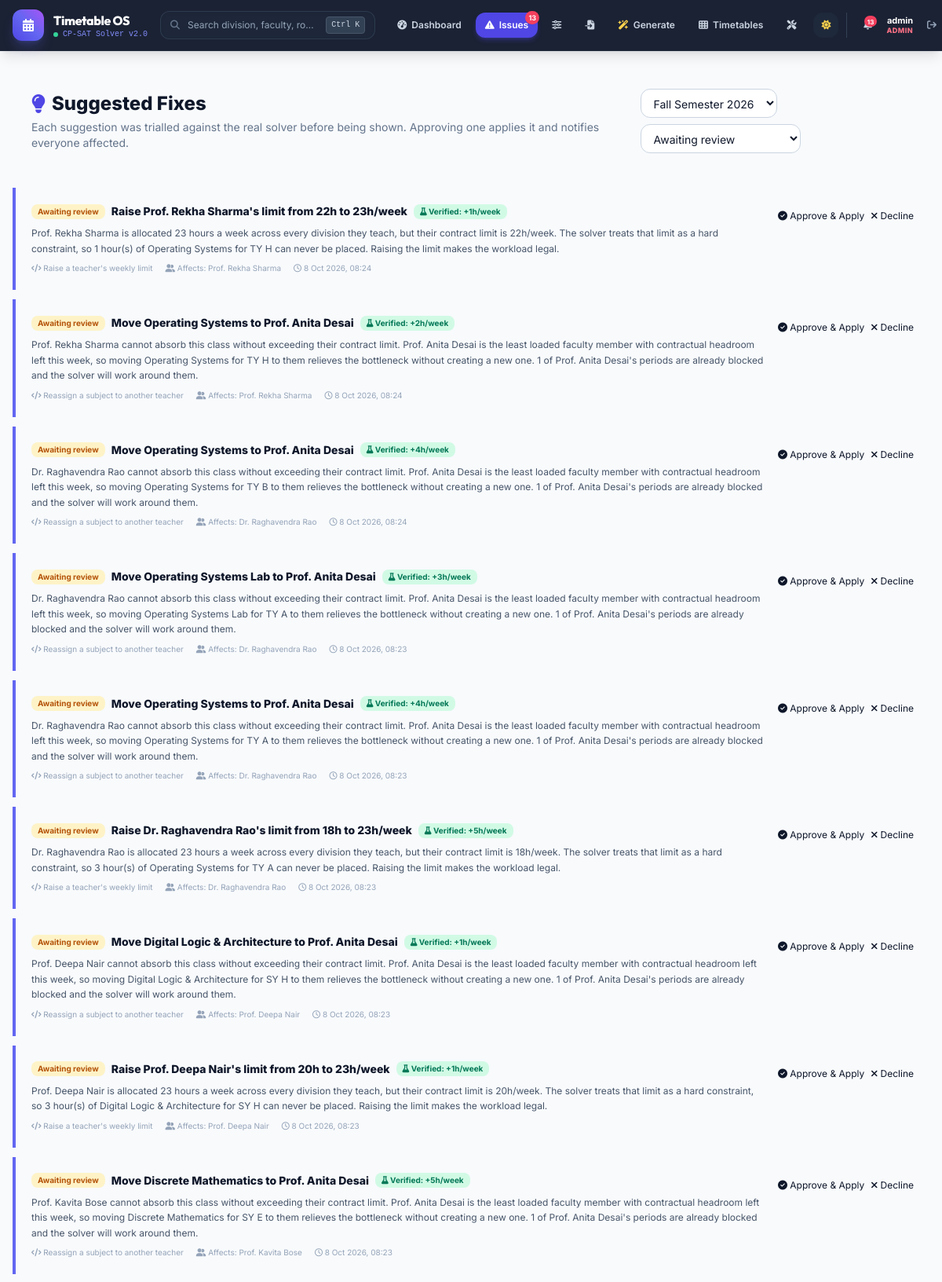
The app's page /proposals/ (signed in, upper part) with its own data.
### scheduler/models.py (models this page shows, shortened)
class ProposedChange(models.Model):
    KIND_CHOICES = [
        ('ADD_ROOM', 'Add a room'),
        ('RAISE_TEACHER_LIMIT', 'Raise a teacher\'s weekly limit'),
        ('REASSIGN_TEACHER', 'Reassign a subject to another teacher'),
        ('REDUCE_HOURS', 'Reduce weekly hours'),
        ('APPLY_PREFERENCES', 'Apply timetable preferences'),
        ('RELAX_UNAVAILABILITY', 'Relax teacher unavailability'),
    ]
    STATUS_CHOICES = [
        ('PENDING', 'Awaiting review'),
        ('APPROVED', 'Approved'),
        ('APPLIED', 'Applied and verified'),
        ('REJECTED', 'Rejected'),
        ('FAILED', 'Applied but did not help'),
    ]
    semester = models.ForeignKey(
        Semester, on_delete=models.CASCADE, related_name='proposals'
    )
    issue = models.ForeignKey(
        SchedulingIssue, null=True, blank=True, on_delete=models.SET_NULL,
        related_name='proposals',
    )
    kind = models.CharField(max_length=32, choices=KIND_CHOICES)
    title = models.CharField(max_length=200)
    rationale = models.TextField(
        help_text='Why the engine believes this will resolve the problem.'
    )
    expected_effect = models.CharField(max_length=300, blank=True)
    payload = models.JSONField(default=dict)
    status = models.CharField(max_length=16, choices=STATUS_CHOICES, default='PENDING')
    verified_gain_hours = models.IntegerField(
        default=0, blank=True, null=True,
        help_text='Hours recovered when the remedy was trialled in a sandbox.',
    )
    result_note = models.TextField(blank=True)
    created_at = models.DateTimeField(auto_now_add=True)
    reviewed_at = models.DateTimeField(null=True, blank=True)
    reviewed_by = models.ForeignKey(
        settings.AUTH_USER_MODEL, null=True, blank=True,
        on_delete=models.SET_NULL, related_name='reviewed_proposals',
    )
    class Meta:
        ordering = ['-created_at']
    @property
    def is_actionable(self):
        return self.status == 'PENDING'
    def affected_people(self):
        payload = self.payload or {}
        if self.kind == 'ADD_ROOM':
            return 'All divisions needing a larger room'
        if self.kind == 'RAISE_TEACHER_LIMIT':
            return payload.get('teacher_name', 'the teacher')
        if self.kind == 'REASSIGN_TEACHER':
            return payload.get('previous_teacher', 'the teacher')

### scheduler/views.py (the view)
# urls.py: path('proposals/', views.proposal_list_view, name='proposal_list'),
@admin_required
def proposal_list_view(request):
    semesters, semester = _selected_semester(request)
    queryset = ProposedChange.objects.select_related(
        "semester", "issue__assignment__division", "issue__assignment__subject", "reviewed_by"
    )
    if semester:
        queryset = queryset.filter(semester=semester)
    status = request.GET.get("status") or "PENDING"
    if status != "ALL":
        queryset = queryset.filter(status=status)
    context = {
        "semesters": semesters,
        "selected_semester": semester,
        "proposals": queryset[:100],
        "status": status,
        "statuses": ProposedChange.STATUS_CHOICES,
        "pending_count": ProposedChange.objects.filter(status="PENDING").count(),
    }
    return render(request, "scheduler/proposals.html", context)

### scheduler/templates/scheduler/proposals.html (shortened to what this page needs)
{% extends "scheduler/base.html" %}
{% block content %}
<div class="space-y-5">
  <div class="card p-4 sm:p-6 flex flex-col lg:flex-row lg:items-center justify-between gap-4">
    <div>
      <h1 class="text-xl sm:text-2xl font-extrabold text-slate-900 flex items-center gap-2">
        <i class="fa-solid fa-lightbulb text-indigo-600"></i> Suggested Fixes
      </h1>
      <p class="text-xs sm:text-sm text-slate-500 mt-1">
        Each suggestion was trialled against the real solver before being shown.
        Approving one applies it and notifies everyone affected.
      </p>
    </div>
    <form method="GET" class="flex flex-wrap items-center gap-2">
      <select name="semester_id" onchange="this.form.submit()"
              class="rounded-xl border border-slate-300 px-3 py-2 text-sm bg-white focus:ring-2 focus:ring-indigo-500 outline-none">
        {% for s in semesters %}
        <option value="{{ s.id }}" {% if selected_semester and s.id == selected_semester.id %}selected{% endif %}>{{ s.name }}</option>
        {% endfor %}
      </select>
      <select name="status" onchange="this.form.submit()"
              class="rounded-xl border border-slate-300 px-3 py-2 text-sm bg-white focus:ring-2 focus:ring-indigo-500 outline-none">
        {% for value, label in statuses %}
        <option value="{{ value }}" {% if status == value %}selected{% endif %}>{{ label }}</option>
        {% endfor %}
      </select>
    </form>
  </div>
  {% if not proposals %}
    <div class="card p-8 text-center">
      <div class="w-14 h-14 rounded-2xl bg-indigo-100 grid place-items-center mx-auto">
        <i class="fa-solid fa-lightbulb text-indigo-500 text-2xl"></i>
      </div>
      <h2 class="text-base font-extrabold text-slate-900 mt-4">No {{ status|lower }} suggestions</h2>
      <p class="text-xs text-slate-500 mt-1">
        Open the Issue Centre and choose <strong>Suggest Fixes</strong> to have the
        engine analyse the timetable.
      </p>
      <a href="{% url 'scheduler:issue_centre' %}" class="btn-primary mt-5">
        <i class="fa-solid fa-triangle-exclamation"></i> Go to Issue Centre
      </a>
    </div>
  {% else %}
    <div class="space-y-3">
      {% for proposal in proposals %}
      <div class="card p-4 sm:p-5 {% if proposal.is_actionable %}border-l-4 border-l-indigo-500{% else %}opacity-80{% endif %}">
        <div class="flex flex-col lg:flex-row lg:items-start justify-between gap-4">
          <div class="min-w-0 flex-1">
            <div class="flex flex-wrap items-center gap-2">
              <span class="px-2 py-0.5 rounded-lg text-[10px] font-bold
                {% if proposal.status == 'PENDING' %}bg-amber-100 text-amber-700
                {% elif proposal.status == 'APPLIED' %}bg-emerald-100 text-emerald-700
                {% elif proposal.status == 'REJECTED' %}bg-slate-200 text-slate-600
                {% else %}bg-rose-100 text-rose-700{% endif %}">
                {{ proposal.get_status_display }}
              </span>
              <h3 class="text-sm font-extrabold text-slate-900">{{ proposal.title }}</h3>
              {% if proposal.verified_gain_hours %}
              <span class="px-2 py-0.5 rounded-lg text-[10px] font-bold bg-emerald-100 text-emerald-700">
                <i class="fa-solid fa-flask"></i> Verified: +{{ proposal.verified_gain_hours }}h/week
              </span>
              {% endif %}
            </div>
            <p class="text-xs text-slate-600 leading-relaxed mt-2">{{ proposal.rationale }}</p>
            <div class="flex flex-wrap items-center gap-x-4 gap-y-1 mt-2 text-[10px] text-slate-400">
              <span><i class="fa-solid fa-code"></i> {{ proposal.get_kind_display }}</span>
              <span><i class="fa-solid fa-user-group"></i> Affects: {{ proposal.affected_people }}</span>
              <span><i class="fa-regular fa-clock"></i> {{ proposal.created_at|date:"j M Y, H:i" }}</span>
            </div>
          </div>
          {% if proposal.is_actionable %}
          <div class="flex gap-2 shrink-0">
            <form method="POST" action="{% url 'scheduler:approve_proposal' proposal.pk %}" class="js-confirm"
                  data-confirm="Apply this fix? It will change the timetable and notify every affected student and teacher.">
              <button class="btn-secondary !text-xs !py-2" data-loading="Applying&hellip;">
                <i class="fa-solid fa-circle-check"></i> Approve &amp; Apply
              </button>
            </form>
            <form method="POST" action="{% url 'scheduler:reject_proposal' proposal.pk %}" class="js-confirm"
                  data-confirm="Decline this suggestion? The timetable will not change.">
              <button class="btn-ghost !text-xs !py-2">
                <i class="fa-solid fa-xmark"></i> Decline
              </button>
            </form>
          </div>
          {% endif %}
        </div>
      </div>
      {% endfor %}
    </div>
  {% endif %}
</div>
{% endblock %}

### scheduler/templates/scheduler/base.html (shortened to what this page needs)
<!DOCTYPE html>
<html lang="en" class="scroll-smooth">
<head>
  <script src="https://cdn.tailwindcss.com"></script>
  <link rel="stylesheet" href="https://cdnjs.cloudflare.com/ajax/libs/font-awesome/6.5.1/css/all.min.css">
</head>
<body class="bg-slate-50 dark:bg-slate-950 min-h-screen flex flex-col text-slate-900 dark:text-slate-100 antialiased font-sans selection:bg-indigo-500 selection:text-white transition-colors duration-200">
<nav class="bg-slate-900/95 dark:bg-slate-950/95 backdrop-blur-md text-white border-b border-slate-800/80 sticky top-0 z-50 no-print shadow-lg">
  <div class="max-w-7xl mx-auto px-4 h-16 flex items-center justify-between gap-4">
    <a href="{% url 'scheduler:home' %}" class="flex items-center gap-3 group shrink-0">
      <div class="w-10 h-10 rounded-xl bg-gradient-to-tr from-indigo-600 via-indigo-500 to-purple-500 flex items-center justify-center shadow-lg shadow-indigo-500/25 group-hover:scale-105 group-hover:shadow-indigo-500/40 transition-all duration-200">
        <i class="fa-solid fa-calendar-days text-white text-base"></i>
      </div>
      <div class="leading-tight">
        <span class="font-extrabold text-base tracking-tight font-display group-hover:text-indigo-300 transition-colors">Timetable OS</span>
        <span class="flex items-center gap-1.5 text-[10px] text-indigo-400 font-mono">
          <span class="w-1.5 h-1.5 rounded-full bg-emerald-400 animate-pulse"></span> CP-SAT Solver v2.0
        </span>
      </div>
    </a>
    <button type="button" onclick="openOmniSearch()"
            class="hidden md:flex items-center gap-2.5 px-3 py-1.5 rounded-xl bg-slate-800/90 hover:bg-slate-800 border border-slate-700/80 text-slate-400 hover:text-slate-200 text-xs transition duration-150 w-64 lg:w-80 group shadow-inner">
      <i class="fa-solid fa-magnifying-glass text-slate-500 group-hover:text-indigo-400 transition-colors"></i>
      <span class="flex-1 text-left truncate">Search division, faculty, room...</span>
      <kbd class="px-1.5 py-0.5 rounded bg-slate-700 text-[10px] font-mono text-slate-300 border border-slate-600">Ctrl K</kbd>
    </button>
    <div class="flex items-center gap-1.5 text-xs font-semibold">
      {% with url_name=request.resolver_match.url_name %}
        {% if user.is_superuser or user.is_staff %}
          <a href="{% url 'scheduler:home' %}" class="px-3 py-2 rounded-xl transition flex items-center gap-1.5 {% if url_name == 'home' %}bg-indigo-600 text-white shadow-md shadow-indigo-600/30{% else %}text-slate-300 hover:text-white hover:bg-slate-800/90{% endif %}">
            <i class="fa-solid fa-gauge-high"></i><span class="hidden sm:inline">Dashboard</span>
          </a>
          <a href="{% url 'scheduler:issue_centre' %}" class="px-3 py-2 rounded-xl transition flex items-center gap-1.5 relative {% if url_name == 'issue_centre' or url_name == 'proposal_list' or url_name == 'find_fixes' or url_name == 'approve_proposal' or url_name == 'reject_proposal' %}bg-indigo-600 text-white shadow-md shadow-indigo-600/30{% else %}text-slate-300 hover:text-white hover:bg-slate-800/90{% endif %}"
             title="Scheduling issues and suggested fixes">
            <i class="fa-solid fa-triangle-exclamation"></i><span class="hidden lg:inline">Issues</span>
            {% if unread_count %}
            <span class="absolute -top-0.5 -right-0.5 min-w-[17px] h-[17px] px-1 rounded-full bg-rose-500 text-white text-[9px] font-bold grid place-items-center shadow-sm animate-pulse">{{ unread_count }}</span>
            {% endif %}
          </a>
          <a href="{% url 'scheduler:preferences' %}" class="px-3 py-2 rounded-xl transition flex items-center gap-1.5 {% if url_name == 'preferences' or url_name == 'division_preference' %}bg-indigo-600 text-white shadow-md shadow-indigo-600/30{% else %}text-slate-300 hover:text-white hover:bg-slate-800/90{% endif %}"
             title="Working days, timings and per-division slots">
            <i class="fa-solid fa-sliders"></i><span class="hidden xl:inline">Preferences</span>
          </a>
          <a href="{% url 'scheduler:upload_pdf' %}" class="px-3 py-2 rounded-xl transition flex items-center gap-1.5 {% if url_name == 'upload_pdf' %}bg-indigo-600 text-white shadow-md shadow-indigo-600/30{% else %}text-slate-300 hover:text-white hover:bg-slate-800/90{% endif %}">
            <i class="fa-solid fa-file-import"></i><span class="hidden xl:inline">Import</span>
          </a>
          <a href="{% url 'scheduler:generate_timetable' %}" class="px-3 py-2 rounded-xl transition flex items-center gap-1.5 {% if url_name == 'generate_timetable' %}bg-indigo-600 text-white shadow-md shadow-indigo-600/30{% else %}text-slate-300 hover:text-white hover:bg-slate-800/90{% endif %}">
            <i class="fa-solid fa-wand-magic-sparkles text-amber-300"></i><span class="hidden sm:inline">Generate</span>
          </a>
          <a href="{% url 'scheduler:timetable_view' %}" class="px-3 py-2 rounded-xl transition flex items-center gap-1.5 {% if url_name == 'timetable_view' %}bg-indigo-600 text-white shadow-md shadow-indigo-600/30{% else %}text-slate-300 hover:text-white hover:bg-slate-800/90{% endif %}">
            <i class="fa-solid fa-table-cells"></i><span class="hidden lg:inline">Timetables</span>
          </a>
          <a href="{% url 'scheduler:manage_entries' %}" class="px-3 py-2 rounded-xl transition flex items-center gap-1.5 {% if url_name == 'manage_entries' or url_name == 'move_entry' or url_name == 'delete_entry' or url_name == 'swap_entries' %}bg-indigo-600 text-white shadow-md shadow-indigo-600/30{% else %}text-slate-300 hover:text-white hover:bg-slate-800/90{% endif %}">
            <i class="fa-solid fa-screwdriver-wrench"></i><span class="hidden xl:inline">Manage</span>
          </a>
        {% endif %}
      {% endwith %}
      <button type="button" onclick="toggleDarkMode()" title="Toggle Dark/Light Mode"
              class="w-8 h-8 rounded-xl bg-slate-800 hover:bg-slate-700 text-amber-300 dark:text-indigo-300 flex items-center justify-center transition ml-1">
        <i class="fa-solid fa-sun dark:hidden text-xs"></i>
      </button>
      {% if user.is_authenticated %}
        <div class="flex items-center gap-2 ml-1 pl-2.5 border-l border-slate-700">
          <a href="{% url 'scheduler:notifications' %}" title="Notifications"
             class="relative w-8 h-8 rounded-xl text-slate-300 hover:text-white hover:bg-slate-800 transition flex items-center justify-center">
            {% if notifications_unread %}
            <span class="absolute top-1 right-1 min-w-[14px] h-[14px] px-1 rounded-full bg-rose-500 text-white text-[8px] font-bold grid place-items-center animate-pulse">{{ notifications_unread }}</span>
            {% endif %}
          </a>
          <div class="hidden md:block text-right leading-tight max-w-[120px]">
            <span class="block text-[11px] font-bold text-white truncate">
              {% if user.teacher_profile %}{{ user.teacher_profile.name }}
              {% elif user.student_profile %}{{ user.student_profile.full_name }}
              {% else %}{{ user.username }}{% endif %}
            </span>
            <span class="block text-[9px] uppercase tracking-wider font-extrabold
              {% if user.is_superuser or user.is_staff %}text-rose-400{% elif user.teacher_profile %}text-indigo-400{% else %}text-emerald-400{% endif %}">
              {% if user.is_superuser or user.is_staff %}Admin{% elif user.teacher_profile %}Faculty{% else %}Student{% endif %}
            </span>
          </div>
          <form method="POST" action="{% url 'scheduler:logout' %}">
            <button type="submit" title="Sign out"
                    class="w-8 h-8 rounded-xl text-slate-400 hover:text-rose-300 hover:bg-slate-800 transition flex items-center justify-center">
              <i class="fa-solid fa-arrow-right-from-bracket text-xs"></i>
            </button>
          </form>
        </div>
      {% else %}
        <div class="flex items-center gap-1.5 ml-2 pl-3 border-l border-slate-700">
          <a href="{% url 'scheduler:login' %}" class="btn-primary !text-xs !py-1.5">
            <i class="fa-solid fa-right-to-bracket"></i><span>Sign In</span>
          </a>
        </div>
      {% endif %}
    </div>
  </div>
</nav>
<main class="flex-grow max-w-7xl w-full mx-auto px-4 py-6 animate-fade-in">
  {% block content %}{% endblock %}
</main>
</body>
</html>

### records on screen
ProposedChange: status "Awaiting review", title "Raise Prof. Rekha Sharma's limit from 22h to 23h/week", verified_gain_hours "1", rationale "Prof. Rekha Sharma is allocated 23 hours a week across every division they teach, but their contract limit is 22h/week. The solver treats that limit as a hard constraint, so 1 hour(s) of Operating Systems for TY H can never be placed. Raising the limit makes the workload legal.", kind "Raise a teacher's weekly limit", affected_people "Prof. Rekha Sharma", created_at "8 Oct 2026, 08:24"
ProposedChange: status "Awaiting review", title "Move Operating Systems to Prof. Anita Desai", verified_gain_hours "2", rationale "Prof. Rekha Sharma cannot absorb this class without exceeding their contract limit. Prof. Anita Desai is the least loaded faculty member with contractual headroom left this week, so moving Operating Systems for TY H to them relieves the bottleneck without creating a new one. 1 of Prof. Anita Desai's periods are already blocked and the solver will work around them.", kind "Reassign a subject to another teacher", affected_people "Prof. Rekha Sharma", created_at "8 Oct 2026, 08:24"
ProposedChange: status "Awaiting review", title "Move Operating Systems to Prof. Anita Desai", verified_gain_hours "4", rationale "Dr. Raghavendra Rao cannot absorb this class without exceeding their contract limit. Prof. Anita Desai is the least loaded faculty member with contractual headroom left this week, so moving Operating Systems for TY B to them relieves the bottleneck without creating a new one. 1 of Prof. Anita Desai's periods are already blocked and the solver will work around them.", kind "Reassign a subject to another teacher", affected_people "Dr. Raghavendra Rao", created_at "8 Oct 2026, 08:24"
ProposedChange: status "Awaiting review", title "Move Operating Systems Lab to Prof. Anita Desai", verified_gain_hours "3", rationale "Dr. Raghavendra Rao cannot absorb this class without exceeding their contract limit. Prof. Anita Desai is the least loaded faculty member with contractual headroom left this week, so moving Operating Systems Lab for TY A to them relieves the bottleneck without creating a new one. 1 of Prof. Anita Desai's periods are already blocked and the solver will work around them.", kind "Reassign a subject to another teacher", affected_people "Dr. Raghavendra Rao", created_at "8 Oct 2026, 08:23"
ProposedChange: status "Awaiting review", title "Move Operating Systems to Prof. Anita Desai", verified_gain_hours "4", rationale "Dr. Raghavendra Rao cannot absorb this class without exceeding their contract limit. Prof. Anita Desai is the least loaded faculty member with contractual headroom left this week, so moving Operating Systems for TY A to them relieves the bottleneck without creating a new one. 1 of Prof. Anita Desai's periods are already blocked and the solver will work around them.", kind "Reassign a subject to another teacher", affected_people "Dr. Raghavendra Rao", created_at "8 Oct 2026, 08:23"
ProposedChange: status "Awaiting review", title "Raise Dr. Raghavendra Rao's limit from 18h to 23h/week", verified_gain_hours "5", rationale "Dr. Raghavendra Rao is allocated 23 hours a week across every division they teach, but their contract limit is 18h/week. The solver treats that limit as a hard constraint, so 3 hour(s) of Operating Systems for TY A can never be placed. Raising the limit makes the workload legal.", kind "Raise a teacher's weekly limit", affected_people "Dr. Raghavendra Rao", created_at "8 Oct 2026, 08:23"
ProposedChange: status "Awaiting review", title "Move Digital Logic & Architecture to Prof. Anita Desai", verified_gain_hours "1", rationale "Prof. Deepa Nair cannot absorb this class without exceeding their contract limit. Prof. Anita Desai is the least loaded faculty member with contractual headroom left this week, so moving Digital Logic & Architecture for SY H to them relieves the bottleneck without creating a new one. 1 of Prof. Anita Desai's periods are already blocked and the solver will work around them.", kind "Reassign a subject to another teacher", affected_people "Prof. Deepa Nair", created_at "8 Oct 2026, 08:23"
ProposedChange: status "Awaiting review", title "Raise Prof. Deepa Nair's limit from 20h to 23h/week", verified_gain_hours "1", rationale "Prof. Deepa Nair is allocated 23 hours a week across every division they teach, but their contract limit is 20h/week. The solver treats that limit as a hard constraint, so 3 hour(s) of Digital Logic & Architecture for SY H can never be placed. Raising the limit makes the workload legal.", kind "Raise a teacher's weekly limit", affected_people "Prof. Deepa Nair", created_at "8 Oct 2026, 08:23"
ProposedChange: status "Awaiting review", title "Move Discrete Mathematics to Prof. Anita Desai", verified_gain_hours "5", rationale "Prof. Kavita Bose cannot absorb this class without exceeding their contract limit. Prof. Anita Desai is the least loaded faculty member with contractual headroom left this week, so moving Discrete Mathematics for SY E to them relieves the bottleneck without creating a new one. 1 of Prof. Anita Desai's periods are already blocked and the solver will work around them.", kind "Reassign a subject to another teacher", affected_people "Prof. Kavita Bose", created_at "8 Oct 2026, 08:23"

### other values on screen
{{ unread_count }} "13"
{{ notifications_unread }} "13"
{{ user.username }} "admin"
form field semester_id "Fall Semester 2026"
form field status "Awaiting review"
